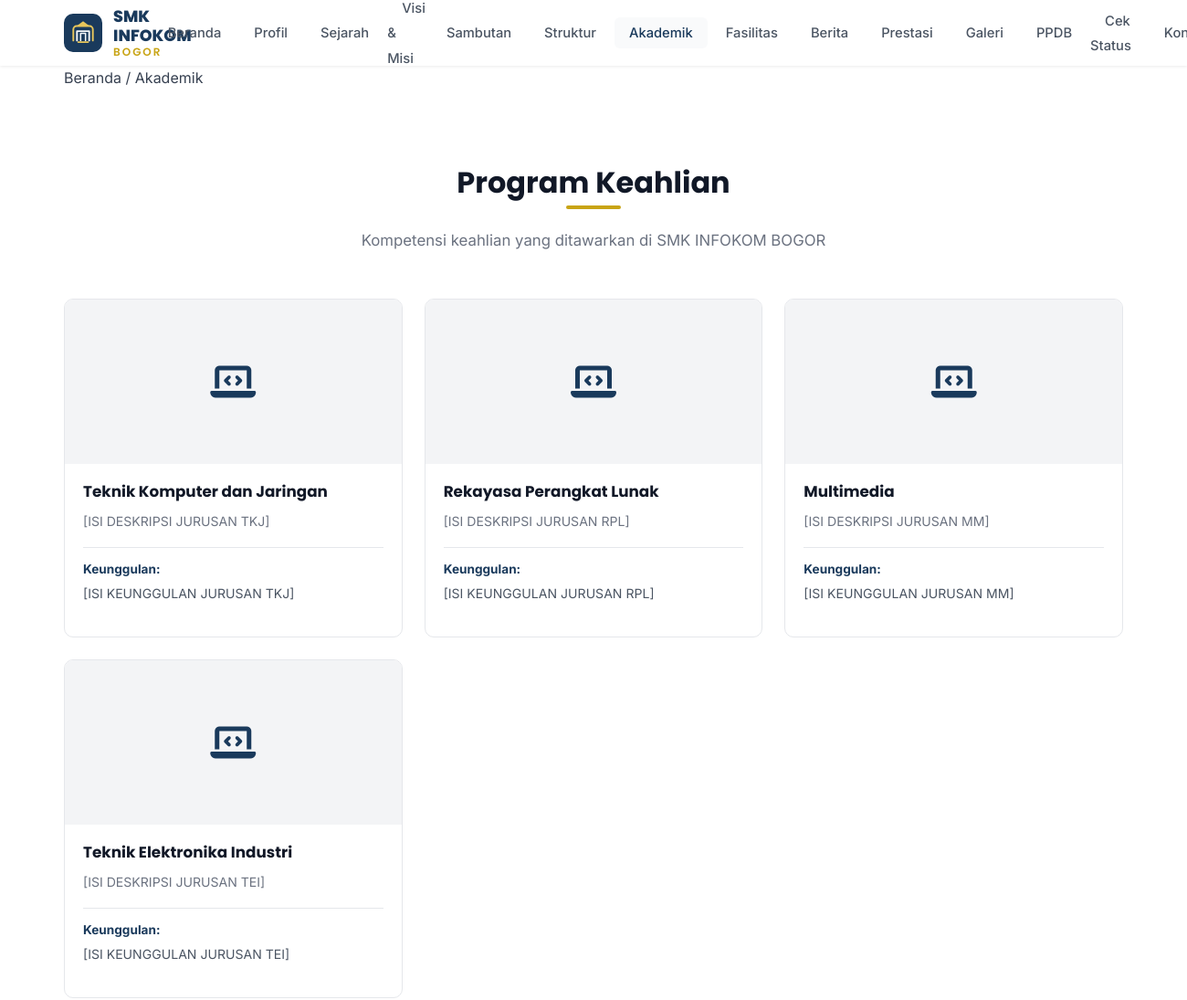
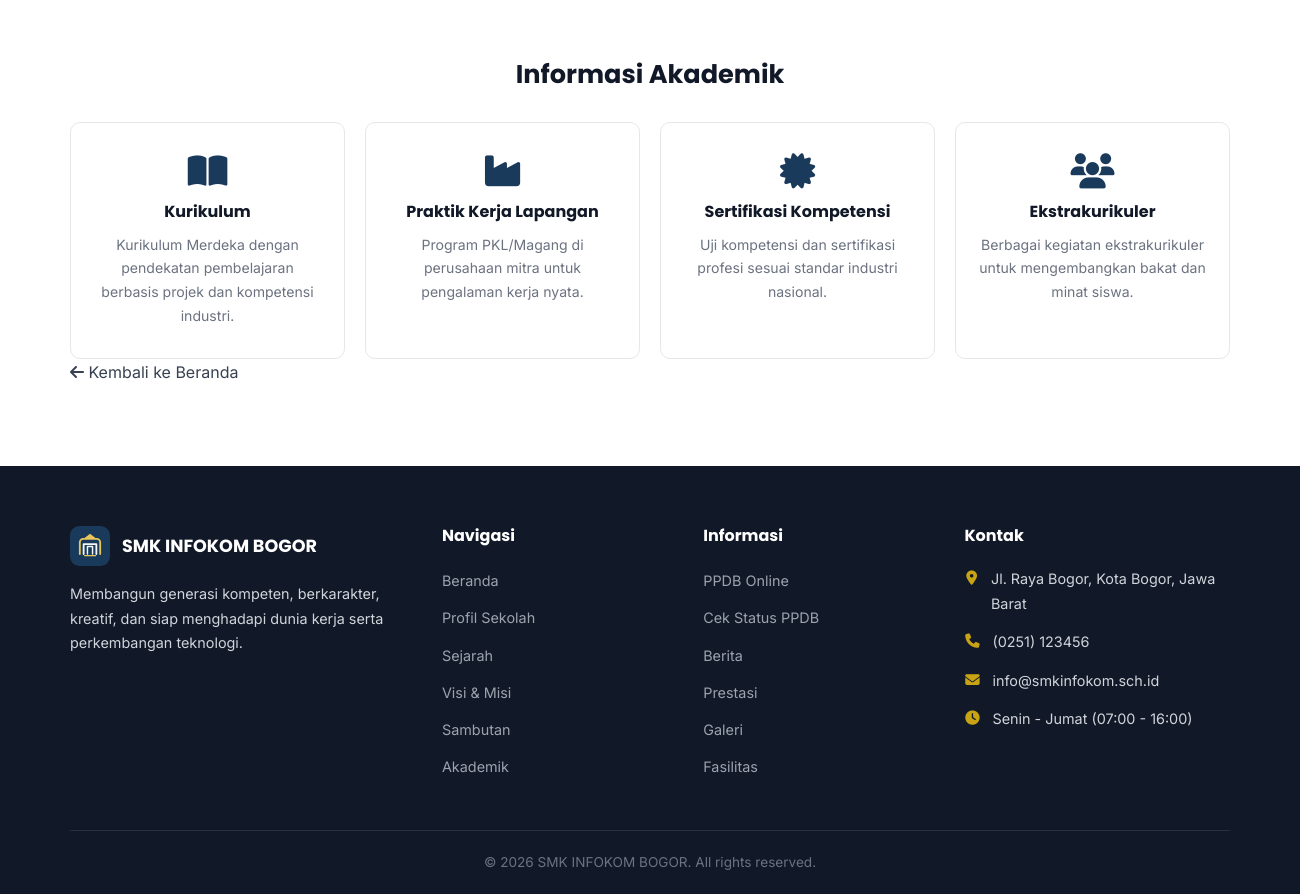
Page /akademik.php on the committed database (2 pictures, top to bottom).
### tables this page shows
CREATE TABLE IF NOT EXISTS school_profile (
    id INT AUTO_INCREMENT PRIMARY KEY,
    nama_sekolah VARCHAR(200) NOT NULL DEFAULT 'SMK INFOKOM BOGOR',
    tagline TEXT,
    deskripsi TEXT,
    alamat TEXT,
    telepon VARCHAR(20),
    email VARCHAR(100),
    jam_operasional VARCHAR(100),
    logo VARCHAR(255) DEFAULT 'assets/images/logo.png',
    tahun_didirikan YEAR,
    npsn VARCHAR(20),
    akreditasi VARCHAR(10),
    created_at TIMESTAMP DEFAULT CURRENT_TIMESTAMP,
    updated_at TIMESTAMP DEFAULT CURRENT_TIMESTAMP ON UPDATE CURRENT_TIMESTAMP
);

CREATE TABLE IF NOT EXISTS programs (
    id INT AUTO_INCREMENT PRIMARY KEY,
    nama_program VARCHAR(200) NOT NULL,
    slug VARCHAR(200) NOT NULL UNIQUE,
    deskripsi TEXT,
    keunggulan TEXT,
    gambar VARCHAR(255),
    sort_order INT DEFAULT 0,
    is_active TINYINT(1) DEFAULT 1,
    created_at TIMESTAMP DEFAULT CURRENT_TIMESTAMP,
    updated_at TIMESTAMP DEFAULT CURRENT_TIMESTAMP ON UPDATE CURRENT_TIMESTAMP
);

### config/database.php (called while the page is built, shortened)
<?php
try {
    $dsn = "mysql:host=" . DB_HOST . ";dbname=" . DB_NAME . ";charset=" . DB_CHARSET;
    $options = [
        PDO::ATTR_ERRMODE            => PDO::ERRMODE_EXCEPTION,
        PDO::ATTR_DEFAULT_FETCH_MODE => PDO::FETCH_ASSOC,
        PDO::ATTR_EMULATE_PREPARES   => false,
        PDO::MYSQL_ATTR_INIT_COMMAND => "SET NAMES utf8mb4 COLLATE utf8mb4_unicode_ci"
    ];
    $pdo = new PDO($dsn, DB_USER, DB_PASS, $options);
} catch (PDOException $e) {
    error_log("Database Connection Error: " . $e->getMessage());
    die("<div style='padding:40px;text-align:center;font-family:sans-serif;'>
        <h2>⚠️ Koneksi Database Gagal</h2>
        <p>Pastikan MySQL sudah berjalan dan database <strong>smk_infokom</strong> sudah di-import.</p>
        <p><small>Error: " . htmlspecialchars($e->getMessage()) . "</small></p>
    </div>");
}
function db_query($sql, $params = []) {
    global $pdo;
    $stmt = $pdo->prepare($sql);
    $stmt->execute($params);
    return $stmt;
}
function db_fetch($sql, $params = []) {
    $stmt = db_query($sql, $params);
    return $stmt->fetch();
}
function db_fetch_all($sql, $params = []) {
    $stmt = db_query($sql, $params);
    return $stmt->fetchAll();
}

### includes/functions.php (called while the page is built, shortened)
<?php
require_once __DIR__ . '/../config/database.php';
function e($string) {
    return htmlspecialchars($string ?? '', ENT_QUOTES, 'UTF-8');
}
function asset_url($path, $fallback = 'assets/images/logo.svg') {
    $path = trim((string)$path);
    return BASE_URL . ltrim($path, '/');
}
function truncate($text, $length = 150, $suffix = '...') {
    if (mb_strlen($text) <= $length) return $text;
    return mb_substr($text, 0, $length) . $suffix;
}
function get_school_profile() {
    static $profile = null;
    if ($profile === null) {
        try {
            $profile = db_fetch("SELECT * FROM school_profile LIMIT 1");
        } catch (Throwable $e) {
            error_log('school_profile table missing or unavailable: ' . $e->getMessage());
            $profile = [];
        }
    }
    return $profile ?: [];
}

### akademik.php (the view, shortened to what this page needs)
<?php
require_once __DIR__ . '/includes/functions.php';
require_once __DIR__ . '/includes/header.php';
require_once __DIR__ . '/includes/navbar.php';
$programs = db_fetch_all("SELECT * FROM programs WHERE is_active = 1 ORDER BY sort_order ASC");
?>
<main id="main-content">
    <div class="breadcrumb-bar">
        <div class="container">
            <nav aria-label="Breadcrumb">
                <a href="<?= BASE_URL ?>">Beranda</a>
                <span class="separator">/</span>
                <span class="current">Akademik</span>
            </nav>
        </div>
    </div>
    <section class="akademik-page">
        <div class="container">
            <div class="section-title">
                <h2>Program Keahlian</h2>
                <p>Kompetensi keahlian yang ditawarkan di SMK INFOKOM BOGOR</p>
            </div>
            <?php if (!empty($programs)): ?>
            <div class="programs-grid akademik-grid">
                <?php foreach ($programs as $prog): ?>
                <div class="program-card fade-up">
                    <div class="program-card-img">
                        <?php if ($prog['gambar']): ?>
                        <img src="<?= e(asset_url($prog['gambar'])) ?>" alt="<?= e($prog['nama_program']) ?>" loading="lazy">
                        <?php else: ?>
                        <div style="width:100%;height:100%;display:flex;align-items:center;justify-content:center;background:var(--gray-100);color:var(--primary);font-size:2.5rem;">
                            <i class="fas fa-laptop-code"></i>
                        </div>
                        <?php endif; ?>
                    </div>
                    <div class="program-card-body">
                        <h3><?= e($prog['nama_program']) ?></h3>
                        <p><?= e($prog['deskripsi'] ?? '') ?></p>
                        <?php if ($prog['keunggulan']): ?>
                        <div class="program-keunggulan">
                            <strong>Keunggulan:</strong>
                            <p><?= e($prog['keunggulan']) ?></p>
                        </div>
                        <?php endif; ?>
                    </div>
                </div>
                <?php endforeach; ?>
            </div>
            <?php endif; ?>
            <div class="akademik-info">
                <h2 style="text-align:center;margin-bottom:30px;font-size:1.6rem;">Informasi Akademik</h2>
                <div class="akademik-cards">
                    <div class="akademik-card">
                        <i class="fas fa-book-open"></i>
                        <h3>Kurikulum</h3>
                        <p>Kurikulum Merdeka dengan pendekatan pembelajaran berbasis projek dan kompetensi industri.</p>
                    </div>
                    <div class="akademik-card">
                        <i class="fas fa-industry"></i>
                        <h3>Praktik Kerja Lapangan</h3>
                        <p>Program PKL/Magang di perusahaan mitra untuk pengalaman kerja nyata.</p>
                    </div>
                    <div class="akademik-card">
                        <i class="fas fa-certificate"></i>
                        <h3>Sertifikasi Kompetensi</h3>
                        <p>Uji kompetensi dan sertifikasi profesi sesuai standar industri nasional.</p>
                    </div>
                    <div class="akademik-card">
                        <i class="fas fa-users"></i>
                        <h3>Ekstrakurikuler</h3>
                        <p>Berbagai kegiatan ekstrakurikuler untuk mengembangkan bakat dan minat siswa.</p>
                    </div>
                </div>
            </div>
            <div class="back-link">
                <a href="<?= BASE_URL ?>"><i class="fas fa-arrow-left"></i> Kembali ke Beranda</a>
            </div>
        </div>
    </section>
</main>
<?php require_once __DIR__ . '/includes/footer.php'; ?>

### includes/navbar.php (shortened to what this page needs)
<?php
$nav_items = [
    ['url' => BASE_URL, 'label' => 'Beranda', 'page' => 'index'],
    ['url' => BASE_URL . 'profil.php', 'label' => 'Profil', 'page' => 'profil'],
    ['url' => BASE_URL . 'sejarah.php', 'label' => 'Sejarah', 'page' => 'sejarah'],
    ['url' => BASE_URL . 'visi-misi.php', 'label' => 'Visi & Misi', 'page' => 'visi-misi'],
    ['url' => BASE_URL . 'sambutan.php', 'label' => 'Sambutan', 'page' => 'sambutan'],
    ['url' => BASE_URL . 'struktur.php', 'label' => 'Struktur', 'page' => 'struktur'],
    ['url' => BASE_URL . 'akademik.php', 'label' => 'Akademik', 'page' => 'akademik'],
    ['url' => BASE_URL . 'fasilitas.php', 'label' => 'Fasilitas', 'page' => 'fasilitas'],
    ['url' => BASE_URL . 'berita.php', 'label' => 'Berita', 'page' => 'berita'],
    ['url' => BASE_URL . 'prestasi.php', 'label' => 'Prestasi', 'page' => 'prestasi'],
    ['url' => BASE_URL . 'galeri.php', 'label' => 'Galeri', 'page' => 'galeri'],
    ['url' => BASE_URL . 'ppdb.php', 'label' => 'PPDB', 'page' => 'ppdb'],
    ['url' => BASE_URL . 'cek-status.php', 'label' => 'Cek Status', 'page' => 'cek-status'],
    ['url' => BASE_URL . 'kontak.php', 'label' => 'Kontak', 'page' => 'kontak'],
];
$current_page = basename($_SERVER['PHP_SELF'], '.php');
?>
<nav class="navbar" id="navbar">
    <div class="container navbar-container">
        <a href="<?= BASE_URL ?>" class="navbar-brand">
            <div class="brand-logo">
                <img src="<?= e(asset_url($school['logo'] ?? 'assets/images/logo.svg')) ?>" alt="Logo SMK INFOKOM BOGOR" onerror="this.style.display='none'">
                <span class="brand-text">
                    <span class="brand-name">SMK INFOKOM</span>
                    <span class="brand-sub">BOGOR</span>
                </span>
            </div>
        </a>
        <ul class="navbar-nav desktop-nav">
            <?php foreach ($nav_items as $item): ?>
                <li class="nav-item<?= ($current_page === $item['page']) ? ' active' : '' ?>">
                    <a href="<?= $item['url'] ?>" class="nav-link"><?= e($item['label']) ?></a>
                </li>
            <?php endforeach; ?>
        </ul>
    </div>
</nav>

### includes/footer.php (shortened to what this page needs)
<footer class="footer">
    <div class="container">
        <div class="footer-grid">
            <div class="footer-col">
                <div class="footer-brand">
                    <img src="<?= e(asset_url($school['logo'] ?? 'assets/images/logo.svg')) ?>" alt="Logo" class="footer-logo" onerror="this.style.display='none'">
                    <h3 class="footer-title">SMK INFOKOM BOGOR</h3>
                </div>
                <p class="footer-desc"><?= e(truncate($school['tagline'] ?? 'Sekolah Menengah Kejuruan unggulan di Bogor.', 120)) ?></p>
            </div>
            <div class="footer-col">
                <h4 class="footer-heading">Navigasi</h4>
                <ul class="footer-links">
                    <li><a href="<?= BASE_URL ?>">Beranda</a></li>
                    <li><a href="<?= BASE_URL ?>profil.php">Profil Sekolah</a></li>
                    <li><a href="<?= BASE_URL ?>sejarah.php">Sejarah</a></li>
                    <li><a href="<?= BASE_URL ?>visi-misi.php">Visi & Misi</a></li>
                    <li><a href="<?= BASE_URL ?>sambutan.php">Sambutan</a></li>
                    <li><a href="<?= BASE_URL ?>akademik.php">Akademik</a></li>
                </ul>
            </div>
            <div class="footer-col">
                <h4 class="footer-heading">Informasi</h4>
                <ul class="footer-links">
                    <li><a href="<?= BASE_URL ?>ppdb.php">PPDB Online</a></li>
                    <li><a href="<?= BASE_URL ?>cek-status.php">Cek Status PPDB</a></li>
                    <li><a href="<?= BASE_URL ?>berita.php">Berita</a></li>
                    <li><a href="<?= BASE_URL ?>prestasi.php">Prestasi</a></li>
                    <li><a href="<?= BASE_URL ?>galeri.php">Galeri</a></li>
                    <li><a href="<?= BASE_URL ?>fasilitas.php">Fasilitas</a></li>
                </ul>
            </div>
            <div class="footer-col">
                <h4 class="footer-heading">Kontak</h4>
                <ul class="footer-contact">
                    <li>
                        <i class="fas fa-map-marker-alt"></i>
                        <span><?= e($school['alamat'] ?? '[ALAMAT SEKOLAH]') ?></span>
                    </li>
                    <li>
                        <i class="fas fa-phone"></i>
                        <span><?= e($school['telepon'] ?? '[NOMOR TELEPON]') ?></span>
                    </li>
                    <li>
                        <i class="fas fa-envelope"></i>
                        <span><?= e($school['email'] ?? '[EMAIL SEKOLAH]') ?></span>
                    </li>
                    <li>
                        <i class="fas fa-clock"></i>
                        <span><?= e($school['jam_operasional'] ?? 'Senin - Jumat (07:00 - 16:00)') ?></span>
                    </li>
                </ul>
            </div>
        </div>
        <div class="footer-bottom">
            <p>&copy; <?= date('Y') ?> SMK INFOKOM BOGOR. All rights reserved.</p>
        </div>
    </div>
</footer>
</body>
</html>

### akademik.php (style rules this page uses)
.akademik-page { padding: var(--section-padding); }
.akademik-grid { grid-template-columns: repeat(3, 1fr); }
.program-keunggulan { margin-top: 12px; padding-top: 12px; border-top: 1px solid var(--gray-200); font-size: 0.85rem; }
.program-keunggulan strong { color: var(--primary); }
.program-keunggulan p { margin-top: 4px; color: var(--gray-600); }
.akademik-info { margin-top: 60px; }
.akademik-cards { display: grid; grid-template-columns: repeat(4, 1fr); gap: 20px; }
.akademik-card { text-align: center; padding: 30px 20px; background: var(--white); border: 1px solid var(--gray-200); border-radius: var(--radius-md); transition: var(--transition); }
.akademik-card i { font-size: 2.2rem; color: var(--primary); margin-bottom: 14px; }
.akademik-card h3 { font-size: 1rem; margin-bottom: 10px; }
.akademik-card p { font-size: 0.88rem; color: var(--gray-500); }

### rows in the picture
school_profile: logo (picture), tagline "Membangun generasi kompeten, berkarakter, kreatif, dan siap menghadapi dunia kerja serta perkembangan teknologi.", alamat "Jl. Raya Bogor, Kota Bogor, Jawa Barat", telepon "(0251) 123456", email "info@smkinfokom.sch.id", jam_operasional "Senin - Jumat (07:00 - 16:00)"
programs: nama_program "Teknik Komputer dan Jaringan", deskripsi "[ISI DESKRIPSI JURUSAN TKJ]", keunggulan "[ISI KEUNGGULAN JURUSAN TKJ]"
programs: nama_program "Rekayasa Perangkat Lunak", deskripsi "[ISI DESKRIPSI JURUSAN RPL]", keunggulan "[ISI KEUNGGULAN JURUSAN RPL]"
programs: nama_program "Multimedia", deskripsi "[ISI DESKRIPSI JURUSAN MM]", keunggulan "[ISI KEUNGGULAN JURUSAN MM]"
programs: nama_program "Teknik Elektronika Industri", deskripsi "[ISI DESKRIPSI JURUSAN TEI]", keunggulan "[ISI KEUNGGULAN JURUSAN TEI]"

### other values in the picture
$item['label'] "Beranda"
$item['label'] "Profil"
$item['label'] "Sejarah"
$item['label'] "Visi & Misi"
$item['label'] "Sambutan"
$item['label'] "Struktur"
$item['label'] "Akademik"
$item['label'] "Fasilitas"
$item['label'] "Berita"
$item['label'] "Prestasi"
$item['label'] "Galeri"
$item['label'] "PPDB"
$item['label'] "Cek Status"
